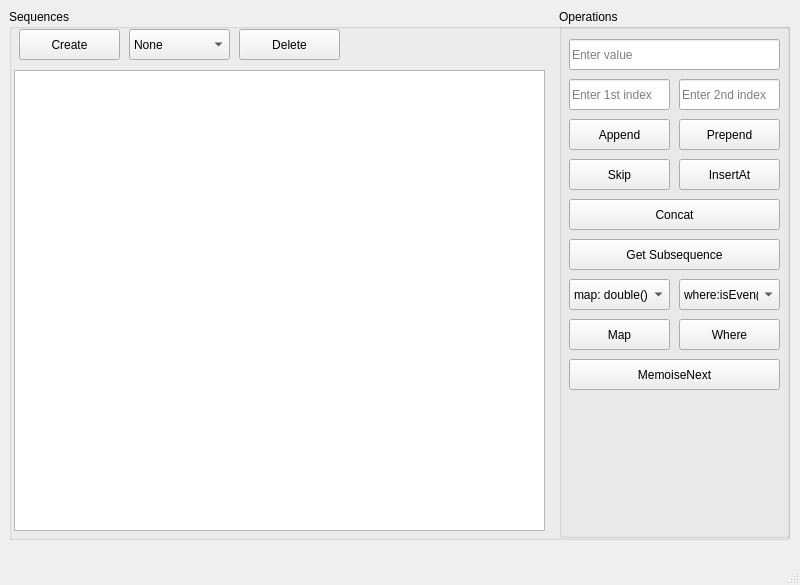
<?xml version="1.0" encoding="UTF-8"?>
<ui version="4.0">
 <class>MainWindow</class>
 <widget class="QMainWindow" name="MainWindow">
  <property name="geometry">
   <rect>
    <x>0</x>
    <y>0</y>
    <width>800</width>
    <height>585</height>
   </rect>
  </property>
  <property name="windowTitle">
   <string>MainWindow</string>
  </property>
  <widget class="QWidget" name="centralwidget">
   <property name="sizePolicy">
    <sizepolicy hsizetype="Expanding" vsizetype="Expanding">
     <horstretch>0</horstretch>
     <verstretch>0</verstretch>
    </sizepolicy>
   </property>
   <widget class="QWidget" name="horizontalLayoutWidget">
    <property name="geometry">
     <rect>
      <x>9</x>
      <y>9</y>
      <width>781</width>
      <height>531</height>
     </rect>
    </property>
    <layout class="QHBoxLayout" name="horizontalLayout" stretch="0">
     <item>
      <widget class="QGroupBox" name="Sequences">
       <property name="title">
        <string>Sequences</string>
       </property>
       <widget class="QPushButton" name="createBtn">
        <property name="geometry">
         <rect>
          <x>10</x>
          <y>20</y>
          <width>101</width>
          <height>31</height>
         </rect>
        </property>
        <property name="text">
         <string>Create</string>
        </property>
       </widget>
       <widget class="QPushButton" name="deleteBtn">
        <property name="geometry">
         <rect>
          <x>230</x>
          <y>20</y>
          <width>101</width>
          <height>31</height>
         </rect>
        </property>
        <property name="text">
         <string>Delete</string>
        </property>
       </widget>
       <widget class="QListWidget" name="seqList">
        <property name="geometry">
         <rect>
          <x>5</x>
          <y>61</y>
          <width>531</width>
          <height>461</height>
         </rect>
        </property>
       </widget>
       <widget class="QGroupBox" name="Operations">
        <property name="geometry">
         <rect>
          <x>550</x>
          <y>0</y>
          <width>231</width>
          <height>529</height>
         </rect>
        </property>
        <property name="title">
         <string>Operations</string>
        </property>
        <widget class="QPushButton" name="appendBtn">
         <property name="geometry">
          <rect>
           <x>10</x>
           <y>110</y>
           <width>101</width>
           <height>31</height>
          </rect>
         </property>
         <property name="text">
          <string>Append</string>
         </property>
        </widget>
        <widget class="QPushButton" name="prependBtn">
         <property name="geometry">
          <rect>
           <x>120</x>
           <y>110</y>
           <width>101</width>
           <height>31</height>
          </rect>
         </property>
         <property name="text">
          <string>Prepend</string>
         </property>
        </widget>
        <widget class="QPushButton" name="insertAtBtn">
         <property name="geometry">
          <rect>
           <x>120</x>
           <y>150</y>
           <width>101</width>
           <height>31</height>
          </rect>
         </property>
         <property name="text">
          <string>InsertAt</string>
         </property>
        </widget>
        <widget class="QLineEdit" name="valueInput">
         <property name="geometry">
          <rect>
           <x>10</x>
           <y>30</y>
           <width>211</width>
           <height>31</height>
          </rect>
         </property>
         <property name="placeholderText">
          <string>Enter value</string>
         </property>
        </widget>
        <widget class="QLineEdit" name="index1Input">
         <property name="geometry">
          <rect>
           <x>10</x>
           <y>70</y>
           <width>101</width>
           <height>31</height>
          </rect>
         </property>
         <property name="placeholderText">
          <string>Enter 1st index</string>
         </property>
        </widget>
        <widget class="QLineEdit" name="index2Input">
         <property name="geometry">
          <rect>
           <x>120</x>
           <y>70</y>
           <width>101</width>
           <height>31</height>
          </rect>
         </property>
         <property name="placeholderText">
          <string>Enter 2nd index</string>
         </property>
        </widget>
        <widget class="QPushButton" name="subSeqBtn">
         <property name="geometry">
          <rect>
           <x>10</x>
           <y>230</y>
           <width>211</width>
           <height>31</height>
          </rect>
         </property>
         <property name="text">
          <string>Get Subsequence</string>
         </property>
        </widget>
        <widget class="QPushButton" name="concatBtn">
         <property name="geometry">
          <rect>
           <x>10</x>
           <y>190</y>
           <width>211</width>
           <height>31</height>
          </rect>
         </property>
         <property name="text">
          <string>Concat</string>
         </property>
        </widget>
        <widget class="QPushButton" name="whereBtn">
         <property name="geometry">
          <rect>
           <x>120</x>
           <y>310</y>
           <width>101</width>
           <height>31</height>
          </rect>
         </property>
         <property name="text">
          <string>Where</string>
         </property>
        </widget>
        <widget class="QPushButton" name="mapBtn">
         <property name="geometry">
          <rect>
           <x>10</x>
           <y>310</y>
           <width>101</width>
           <height>31</height>
          </rect>
         </property>
         <property name="text">
          <string>Map</string>
         </property>
        </widget>
        <widget class="QComboBox" name="mapFunc">
         <property name="geometry">
          <rect>
           <x>10</x>
           <y>270</y>
           <width>101</width>
           <height>31</height>
          </rect>
         </property>
         <property name="currentText">
          <string>map: double()</string>
         </property>
         <item>
          <property name="text">
           <string>map: double()</string>
          </property>
         </item>
         <item>
          <property name="text">
           <string>map: sign()</string>
          </property>
         </item>
        </widget>
        <widget class="QComboBox" name="whereFunc">
         <property name="geometry">
          <rect>
           <x>120</x>
           <y>270</y>
           <width>101</width>
           <height>31</height>
          </rect>
         </property>
         <property name="currentText">
          <string>where:isEven()</string>
         </property>
         <item>
          <property name="text">
           <string>where:isEven()</string>
          </property>
         </item>
        </widget>
        <widget class="QPushButton" name="skipBtn">
         <property name="geometry">
          <rect>
           <x>10</x>
           <y>150</y>
           <width>101</width>
           <height>31</height>
          </rect>
         </property>
         <property name="text">
          <string>Skip</string>
         </property>
        </widget>
        <widget class="QPushButton" name="memoiseBtn">
         <property name="geometry">
          <rect>
           <x>10</x>
           <y>350</y>
           <width>211</width>
           <height>31</height>
          </rect>
         </property>
         <property name="text">
          <string>MemoiseNext</string>
         </property>
        </widget>
       </widget>
       <widget class="QComboBox" name="recurRule">
        <property name="geometry">
         <rect>
          <x>120</x>
          <y>20</y>
          <width>101</width>
          <height>31</height>
         </rect>
        </property>
        <property name="currentText">
         <string>None</string>
        </property>
        <item>
         <property name="text">
          <string>None</string>
         </property>
        </item>
        <item>
         <property name="text">
          <string>Fibonacci sequence</string>
         </property>
        </item>
        <item>
         <property name="text">
          <string>Natural numbers</string>
         </property>
        </item>
       </widget>
      </widget>
     </item>
    </layout>
   </widget>
  </widget>
  <widget class="QMenuBar" name="menubar">
   <property name="geometry">
    <rect>
     <x>0</x>
     <y>0</y>
     <width>800</width>
     <height>20</height>
    </rect>
   </property>
  </widget>
  <widget class="QStatusBar" name="statusbar"/>
 </widget>
 <resources/>
 <connections/>
</ui>
